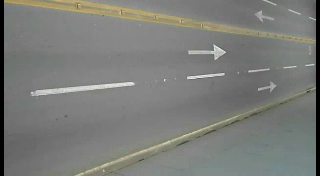
//> input picture frame 37 of images/video.avi, 320 x 176 px
$ ./main081   (built with g++ and OpenCV 4)
//> lines starting //> are read from the running program, lines starting //| are printed output that depends on the picture
/*
角点检测 – Harris角点检测
角点是一幅图像上最明显与重要的特征，对于一阶导数而言，角点在各个方向的变化是最大的，而边缘区域在只是某一方向有明显变化

OpenCV中相关API与解释如下：
void cv::cornerHarris(
	InputArray src,
	OutputArray dst,
	int blockSize,
	int ksize,
	double k,
	int borderType = BORDER_DEFAULT
)
src单通道输入图像
dst是输出response
blockSize计算协方差矩阵的时候邻域像素大小
ksize表示soble算子的大小
k表示系数，
*/

#include <opencv2/opencv.hpp>
#include<iostream>

using namespace cv;
using namespace std;
void process_frame(Mat &image, int opts);
RNG rng(12345);
int main(int argc, char** argv) {
	VideoCapture capture("../images/video.avi");

	if (!capture.isOpened()) {
		printf("could not open camera...\n");
		return -1;
	}
	namedWindow("input", WINDOW_AUTOSIZE);
	namedWindow("result", WINDOW_AUTOSIZE);

	int fps = capture.get(CAP_PROP_FPS);
	int width = capture.get(CAP_PROP_FRAME_WIDTH);
	int height = capture.get(CAP_PROP_FRAME_HEIGHT);
	int num_of_frames = capture.get(CAP_PROP_FRAME_COUNT);
	printf("frame width: %d, frame height: %d, FPS : %d \n", width, height, fps);

	Mat frame;
	while (true) {
		bool ret = capture.read(frame);
//> frame is the input picture: 176 rows x 320 cols, CV_8UC3; mean B, G, R 121, 124.5, 123.3
		imshow("input", frame);
		if (!ret) break;

		process_frame(frame, 0);
		imshow("result", frame);
		char c = waitKey(5);
		if (c == 27) {
			break;
		}
	}

	waitKey(0);
	destroyAllWindows();
	return 0;
}


void process_frame(Mat &image, int opts) {
//> called with opts = 0
	// Detector parameters
	int blockSize = 2;
	int apertureSize = 3;
	double k = 0.04;

	// Detecting corners
	Mat gray, dst;
	cvtColor(image, gray, COLOR_BGR2GRAY);
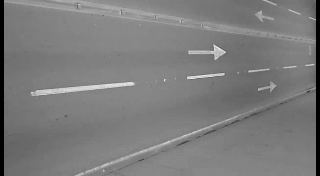
//> gray: 176 rows x 320 cols, CV_8UC1; min 0, max 238, mean 123.7
	cornerHarris(gray, dst, blockSize, apertureSize, k);
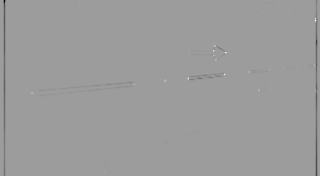
//> dst: 176 rows x 320 cols, CV_32FC1; min -0.00477, max 0.00301, mean -1.78e-05; drawn with min black and max white
	// Normalizing
	Mat dst_norm = Mat::zeros(dst.size(), dst.type());
	normalize(dst, dst_norm, 0, 255, NORM_MINMAX);
	convertScaleAbs(dst_norm, dst_norm);
//> dst_norm: 176 rows x 320 cols, CV_8UC1
	// Drawing a circle around corners
	for (int row = 0; row < dst_norm.rows; row++) {
		for (int col = 0; col < dst_norm.cols; col++) {
			int rsp = dst_norm.at<uchar>(row, col);
			if (rsp > 150) {
				int b = rng.uniform(0, 256);
				int g = rng.uniform(0, 256);
				int r = rng.uniform(0, 256);
				circle(image, Point(row, col), 5, Scalar(b, g, r), 2);
			}
		}
	}
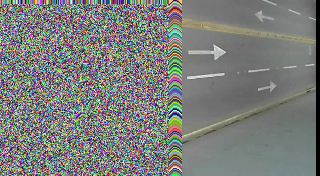
//> image: 176 rows x 320 cols, CV_8UC3; mean B, G, R 122.8, 125.1, 123.4
//> the Esc key is pressed
}

$ run again, starting later in the video
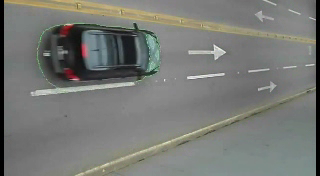
//> input picture frame 299 of images/video.avi, 320 x 176 px
//> frame is the input picture: 176 rows x 320 cols, CV_8UC3; mean B, G, R 117.1, 121.2, 119.4
//> in process_frame, `cvtColor(image, gray, COLOR_BGR2GRAY);`:
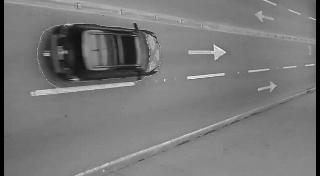
//> gray: 176 rows x 320 cols, CV_8UC1; min 0, max 237, mean 120.2
//> after the loop in process_frame, `for (int row = 0; row < dst_norm.rows; row++)`:
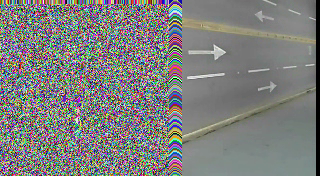
//> image: 176 rows x 320 cols, CV_8UC3; mean B, G, R 125.2, 126.7, 125.9
